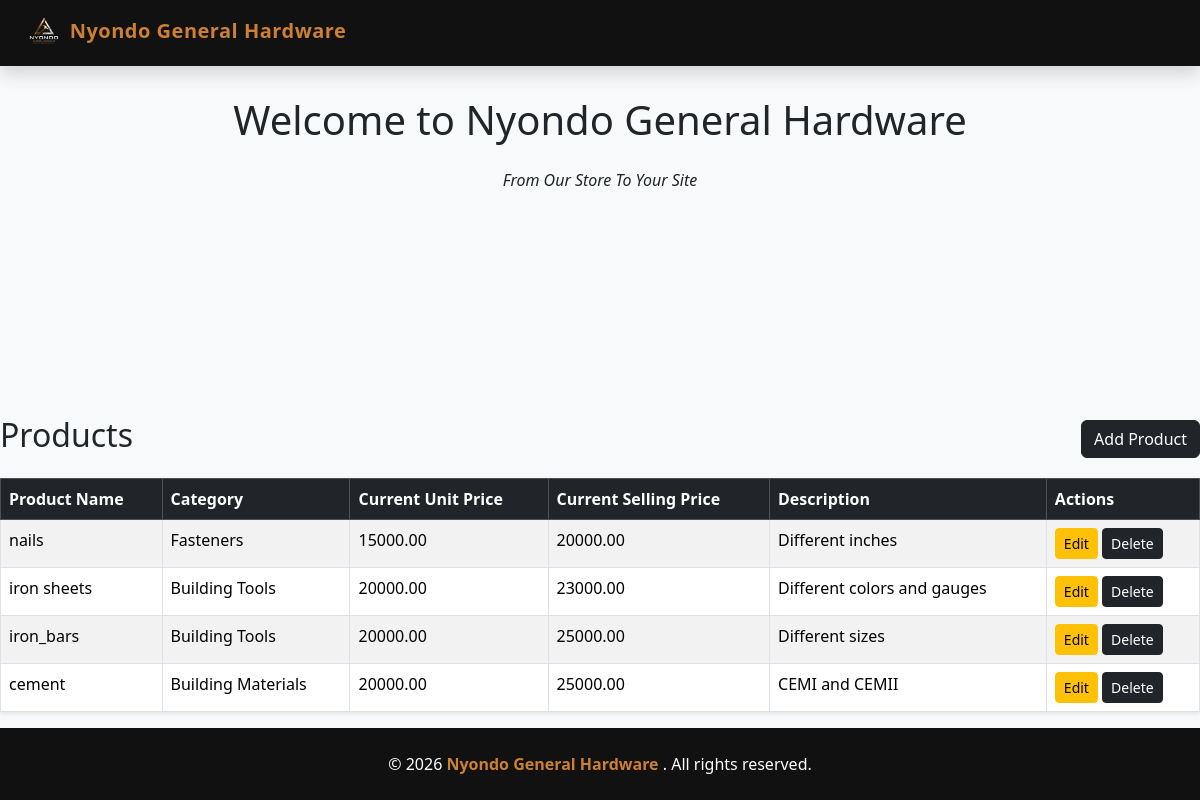
Page /sales/products/ on the committed database.
### salesapp/models.py (models this page shows, shortened)
class Product(models.Model):
    category_name = models.ForeignKey(Category, on_delete=models.CASCADE)
    product_name = models.CharField(max_length=100)
    unit_price = models.DecimalField(max_digits=100, decimal_places=2, default=0)
    selling_price = models.DecimalField(max_digits=100, decimal_places=2, default=0)
    description = models.TextField(blank=True)

class Category(models.Model):
    category_name = models.CharField(max_length=100, unique=True)
    slug = models.SlugField(unique=True)

### salesapp/views.py (the view)
# urls.py: path("products/", views.product_list, name="product_list"),
def product_list(request):
    products = Product.objects.all()
    return render(request, "product_list.html", {"products": products})

### salesapp/templates/product_list.html
{% extends 'base.html' %}
{% block content %}
<div class="d-flex justify-content-between align-items-center mb-3">
    <h2>Products</h2>
    <a href="{% url 'create_product' %}" class="btn btn-dark">Add Product</a>
</div>
<table class="table table-bordered table-striped shadow-sm">
    <thead class="table-dark">
        <tr>
            <th>Product Name</th>
            <th>Category</th>
            <th>Current Unit Price</th>
            <th>Current Selling Price</th>
            <th>Description</th>
            <th>Actions</th>
        </tr>
    </thead>
    <tbody>
        {% for product in products %}
        <tr>
            <td>{{ product.product_name }}</td>
            <td>{{ product.category_name.category_name }}</td>
            <td>{{ product.unit_price }}</td>
            <td>{{ product.selling_price }}</td>
            <td>{{ product.description }}</td>
            <td>
                <a href="{% url 'edit_product' product.id %}" class="btn btn-warning btn-sm">Edit</a>
                <a href="{% url 'delete_product' product.id %}" class="btn btn-dark btn-sm">Delete</a>
            </td>
        </tr>
        {% empty %}
        <tr>
            <td colspan="6" class="text-center">No products found.</td>
        </tr>
        {% endfor %}
    </tbody>
</table>
{% endblock %}

### templates/base.html (style rules this page uses)
:root { --black: #111111; --bronze: #cd7f32; --white: #ffffff; --light-bg: #f8f9fa; }
body { background-color: var(--light-bg); min-height: 100vh; display: flex; flex-direction: column; }

### rows in the picture
Product: product_name "nails", category_name.category_name "Fasteners", unit_price "15000.00", selling_price "20000.00", description "Different inches"
Product: product_name "iron sheets", category_name.category_name "Building Tools", unit_price "20000.00", selling_price "23000.00", description "Different colors and gauges"
Product: product_name "iron_bars", category_name.category_name "Building Tools", unit_price "20000.00", selling_price "25000.00", description "Different sizes"
Product: product_name "cement", category_name.category_name "Building Materials", unit_price "20000.00", selling_price "25000.00", description "CEMI and CEMII"
